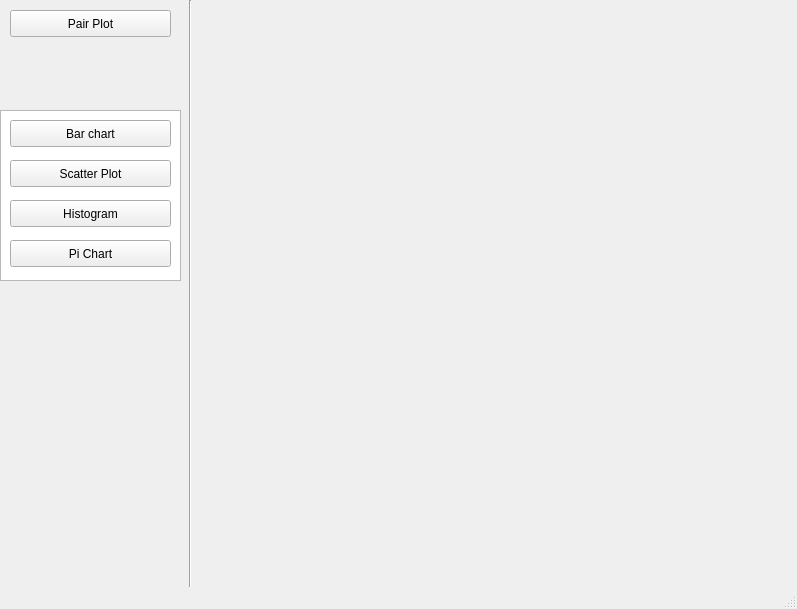
<?xml version="1.0" encoding="UTF-8"?>
<ui version="4.0">
 <class>MainWindow</class>
 <widget class="QMainWindow" name="MainWindow">
  <property name="geometry">
   <rect>
    <x>0</x>
    <y>0</y>
    <width>797</width>
    <height>609</height>
   </rect>
  </property>
  <property name="windowTitle">
   <string>MainWindow</string>
  </property>
  <widget class="QWidget" name="centralwidget">
   <widget class="QColumnView" name="charts">
    <property name="geometry">
     <rect>
      <x>0</x>
      <y>110</y>
      <width>181</width>
      <height>171</height>
     </rect>
    </property>
   </widget>
   <widget class="QPushButton" name="scatter_plot">
    <property name="geometry">
     <rect>
      <x>10</x>
      <y>160</y>
      <width>161</width>
      <height>27</height>
     </rect>
    </property>
    <property name="text">
     <string>Scatter Plot</string>
    </property>
   </widget>
   <widget class="QPushButton" name="bar_chart">
    <property name="geometry">
     <rect>
      <x>10</x>
      <y>120</y>
      <width>161</width>
      <height>27</height>
     </rect>
    </property>
    <property name="text">
     <string>Bar chart</string>
    </property>
   </widget>
   <widget class="QPushButton" name="histogram">
    <property name="geometry">
     <rect>
      <x>10</x>
      <y>200</y>
      <width>161</width>
      <height>27</height>
     </rect>
    </property>
    <property name="text">
     <string>Histogram</string>
    </property>
   </widget>
   <widget class="QPushButton" name="pi_chart">
    <property name="geometry">
     <rect>
      <x>10</x>
      <y>240</y>
      <width>161</width>
      <height>27</height>
     </rect>
    </property>
    <property name="text">
     <string>Pi Chart</string>
    </property>
   </widget>
   <widget class="QPushButton" name="pair_plot">
    <property name="geometry">
     <rect>
      <x>10</x>
      <y>10</y>
      <width>161</width>
      <height>27</height>
     </rect>
    </property>
    <property name="text">
     <string>Pair Plot</string>
    </property>
   </widget>
   <widget class="Line" name="line">
    <property name="geometry">
     <rect>
      <x>180</x>
      <y>0</y>
      <width>20</width>
      <height>601</height>
     </rect>
    </property>
    <property name="orientation">
     <enum>Qt::Vertical</enum>
    </property>
   </widget>
  </widget>
  <widget class="QStatusBar" name="statusbar"/>
 </widget>
 <resources/>
 <connections/>
</ui>
